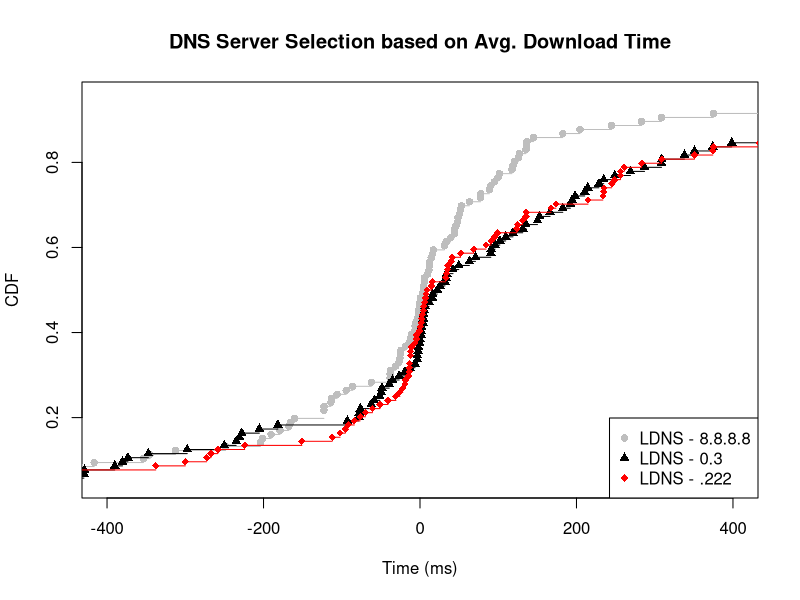

Write R code to recreate this figure.
ldns_google <- c(0.201388888888886, -25.6111111111111, -248.5, -6.25, -25.1666666666667, -11.7222222222222, -122.833333333333, 375, 9.83333333333334, -775.666666666667, -1353.6875, 125.833333333333, 48.1111111111111, -85.8823529411765, 145.25, 245, -353.333333333333, 44, 14.3125, 4.5, 4.83333333333333, -204, -178.946428571429, 1201.08333333333, -435.333333333333, -4.97916666666666, 90.5, -1.72222222222223, 120.555555555556, -752.833333333333, -37.75, 993.5, -18.8666666666667, 77.6666666666667, -1957.5, -738.666666666667, 1649, 77.5, -24.375, -4453, 118.833333333333, 127, 117.5, 17.1666666666667, -160.333333333333, -165.5, -3.33333333333337, -167.666666666667, 95.25, 45.9166666666667, -19007.5, 33.3333333333333, 283.333333333333, -38.125, 31, -13.5952380952381, 50.75, 1318.04166666667, 1867.16666666667, 11.5, 204.5, -4353.25, -122.635531135531, 953.833333333333, 136, 136.75, 39.1375661375661, 11.9166666666667, -201.5, 308.666666666667, 5.44444444444444, -0.9, -94.3333333333333, 48.6190476190476, 43.8803418803419, -190.25, 53.0384615384615, -38.1666666666667, 88.6538461538461, -344.8125, 51.8333333333333, -113.916666666667, 101.566666666667, -6.45833333333331, -122.833333333333, -416.4, -1.44444444444445, 63.1666666666667, 12.1666666666667, 5.5, 182.5, -62.2916666666667, 135.5, 602, 3, 99.5, 18523, 16.25, -26.9166666666667, -113.166666666667, -10.6666666666667, -312.5, -31.2777777777778, 0.333333333333329, 1107.5, -105.875)

ldns_03 <- c(-3.23611111111111, -429.027777777778, 497.333333333333, -429.583333333333, 192.166666666667, 11.5, -390.166666666667, 34, 214.5, 4.91666666666663, 501.4, 150.166666666667, 42.1944444444444, -6.34999999999999, 862.25, -347.166666666667, -380.166666666667, 228.666666666667, -580.229166666667, 4.10714285714286, 1.83333333333333, -297.5, -26.5714285714286, -890.527777777778, 1378.5, 3.95416666666667, 90.5, 5.77777777777777, -3.27777777777777, 752.833333333333, -181.6875, 269, -373.277777777778, 1035.16666666667, -230.666666666667, 1649, 398.5, -78.0833333333333, 118.833333333333, 96.0000000000001, 904.583333333333, 6.5, 537.666666666667, 249, 350.833333333333, 749.166666666667, -62.5833333333333, 16.25, 775.555882352939, 33.3333333333333, -805.666666666667, -0.291666666666671, 131.333333333333, -250.095238095238, 198.25, -1966.45833333333, 1867.16666666667, 374.166666666667, 234.833333333333, 3428, -58.2516025641026, 287, -1193, 25.5833333333333, -48.7865079365079, 22.0833333333333, 91, 308.666666666667, 1.44444444444444, -0.333333333333333, 102.083333333333, 31.9270833333333, 49.6025641025641, -227.833333333333, 109.538461538462, -77.5, -809.283653846154, -234.979365079365, 1.16666666666667, -12.9166666666667, -76.1833333333333, -51.375, -92.6666666666667, 338, -1.88888888888889, 63.1666666666667, 70.9166666666667, -19.3333333333333, 182.5, 210.541666666667, 135.5, 1708.83333333333, 194.5, 309, 15325.8333333333, -2.41666666666667, 15.8333333333333, -39.3333333333333, -49.5833333333333, 166.266666666667, -35.1388888888889, -205.333333333333, 1107.5, 152.75)

ldns_222 <- c(-13.7777777777778, 256.388888888889, -95.5000000000001, -14.6111111111111, -25.6666666666667, 4.5, -151, 375, -299.916666666667, 775.666666666667, 433.733333333333, -51.0833333333333, 33.9111111111111, -19.0166666666667, 862.25, 245, 260.833333333333, -2245.33333333333, -258.354166666667, 5.85714285714286, 4.83333333333333, -1153.25, -40.9047619047619, 1053.58333333333, 707.5, -102.145833333333, -12.3333333333333, -4.22222222222223, -11.1944444444444, 99.3333333333334, 993.5, 7.05555555555556, 123.666666666667, -2175.16666666667, 1044.83333333333, -785, -337.75, -76.5, -1107.5, -60.6666666666667, 560.333333333333, 7.75, 233.666666666667, -267, 249, 350.833333333333, 35.8333333333333, 95.25, 34.9166666666667, 3134.45, -69.6666666666667, 283.333333333333, -30.7916666666667, 131.333333333333, -591.761904761905, 675.25, 1586.89880952381, 1867.16666666667, 374.166666666667, 234.833333333333, 820, 32.7275641025641, 502.833333333333, 136, 0.25, -4.57192460317461, -83.9166666666667, 91, 68.6666666666667, 2.3611111111111, -0.333333333333333, -91.75, 41.1904761904762, 39.8406593406594, -13239.3782051282, 1735, -112.304487179487, 167.392929292929, 51.8333333333333, -224.083333333333, 2.89999999999999, 9.14166666666671, -272.666666666667, -523, -12.1111111111111, 1.5, 173.666666666667, -13.9583333333333, -12.3333333333333, 256.375, 135.5, 235.166666666667, -13.5, 309, 18523, -21.9166666666667, 15.8333333333333, -6.5, -18.6666666666667, 214.766666666667, 14.8730158730159, 84.3333333333333, 125, 944)

ldns_google_val = ecdf(ldns_google)
ldns_03_val = ecdf(ldns_03)
ldns_222_val = ecdf(ldns_222)

plot(ldns_google_val, lty=1, col="grey", pch = 16, xlab="Time (ms)", ylab="CDF", main="DNS Server Selection based on Avg. Download Time", xlim=c(-400, 400))
lines(ldns_03_val, pch = 17, col = "black")
lines(ldns_222_val, pch = 18, col = "red")

legend("bottomright",  pch = c(16, 17, 18), legend=c("LDNS - 8.8.8.8", "LDNS - 0.3", "LDNS - .222"), col=c("grey", "black", "red"))
